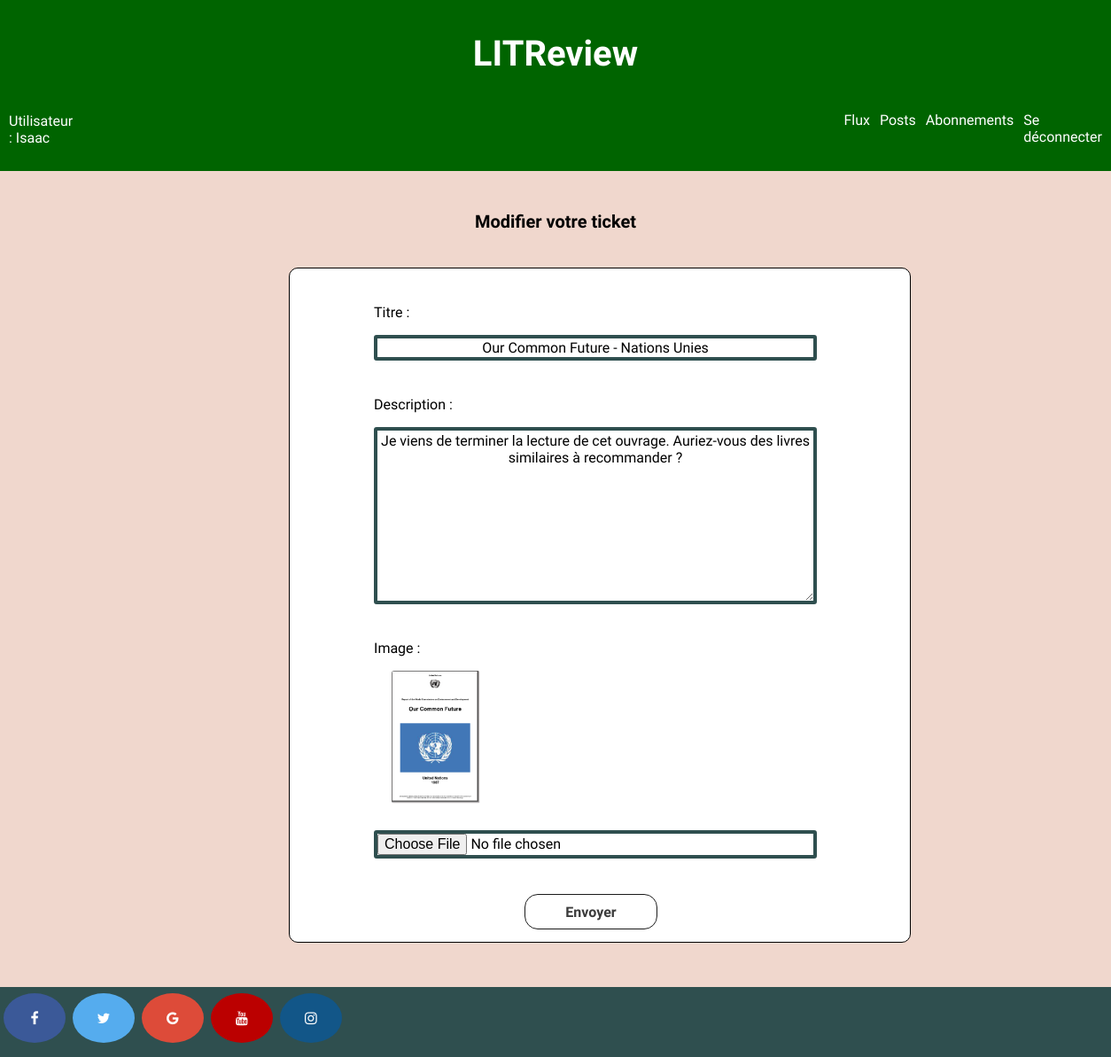
The page /tickets/64/change/ (signed in) on the database its author committed.
### reviews/models.py (models this page shows, shortened)
class Ticket(models.Model):
    title = models.fields.CharField(max_length=128)
    description = models.fields.TextField(max_length=2048, blank=True)
    user = models.ForeignKey(to=User, on_delete=models.CASCADE)
    image = models.ImageField(null=True, blank=True, verbose_name="image")
    time_created = models.DateTimeField(auto_now_add=True)
    IMAGE_MAX_SIZE = (250, 250)

### reviews/views.py (the view)
# urls.py: path('tickets/<int:ticket_id>/change/', reviews.views.ticket_update, name='ticket_update'),
@login_required
def ticket_update(request, ticket_id):
    ticket = get_object_or_404(Ticket, id=ticket_id)
    form = TicketForm(instance=ticket)  # prepopulate the form with an existing ticket
    if request.method == 'POST':
        form = TicketForm(request.POST, request.FILES, instance=ticket)
        if form.is_valid():
            form.save()
            return redirect('feed')
    return render(request, 'reviews/update_ticket.html', {'form': form, 'ticket': ticket})

### reviews/forms.py
class TicketForm(forms.ModelForm):
    class Meta:  # inner class specifies the model for which this form will be used
        model = models.Ticket
        fields = ['title', 'description', 'image']
        labels = {
            'title': 'Titre',
            'description': 'Description',
            'image': 'Image',
        }
        widgets = {
            'title': TextInput(attrs={
                'class': "form-control",
                'style': 'width: 500px;',
                'placeholder': 'Titre',
                'size': 100,
            }),
            'description': forms.Textarea(attrs={
                'class': "form-control",
                'style': 'width: 500px; height: 200px; border: 4px solid #2F4F4F; border-radius: 3px;',
                'placeholder': 'Description',
                'size': 100
            }),
            'image': FileInput(attrs={
                'class': "form-control",
                'style': 'width: 500px;',
                'placeholder': 'Image',
                'size': 100
            })
        }
        required = (
            'title',
            'description',
        )

### reviews/templates/reviews/update_ticket.html (shortened to what this page needs)
{% extends 'base.html' %}
{% block content %}
<h2> Modifier votre ticket  </h2>
{% if ticket.image %}
        <div class="container updateticket">
{% else %}
        <div class="container updateticket2">
{% endif %}
<form method="post" enctype="multipart/form-data">
        <div class="form-group border">
                <p> Titre : </p>
                {{ form.title }}
        </div>
        <div class="form-group border">
                <p> Description : </p>
                {{ form.description }}
        </div>
        <div class="form-group border">
                <p> Image : </p>
                {% if ticket.image %}
                        <img id="imgupdatet" src="{{ ticket.image.url }}">
                {% endif %}
                {{ form.image}}
        </div>
        <div class="form-group">
                <button class="btnupdatet" type="submit" >Envoyer</button>
        </div>
</form>
</div>
{% endblock %}

### templates/base.html (shortened to what this page needs)
{% load static %}
<html>
    <head>
        <link rel="stylesheet" href="{% static 'authentication/styles.css' %}" />
        <link rel="stylesheet" href="https://cdnjs.cloudflare.com/ajax/libs/font-awesome/4.7.0/css/font-awesome.min.css">
    </head>
    <body>
        <header>
            <h1 class="title"> LITReview  </h1>
            <div class="headernavuser">
                <p class="user"> Utilisateur : {{user.username}}</p>
                <nav class="box">
                    <a class="menu" href="{% url 'feed' %}">Flux</a>
                    <a class="menu" href="{% url 'my_posts' %}">Posts</a>
                    <a class="menu" href="{% url 'subscriptions' %}">Abonnements</a>
                    {% if user.is_authenticated %}
                        <a class="menu" href="{% url 'home' %}">Se déconnecter</a>
                    {% endif %}
                </nav>
            </div>
        </header>
        <main>
             {% block content %}{% endblock %}
        </main>
        <footer>
            <a href="#" class="fa fa-facebook socialnet"></a>
            <a href="#" class="fa fa-twitter socialnet"></a>
            <a href="#" class="fa fa-google socialnet"></a>
            <a href="#" class="fa fa-youtube socialnet"></a>
            <a href="#" class="fa fa-instagram socialnet"></a>
        </footer>
    </body>
</html>

### authentication/static/authentication/styles.css (style rules this page uses)
header { border-bottom: 2px solid darkgreen; padding:10px; background-color: darkgreen; }
.headernavuser { display: flex; flex-direction: row; }
.user { margin-right: 220px; color: white; }
.title { color: white; }
body { margin:0; min-height: 100vh; display: flex; flex-direction: column; font-family: 'Comfortaa', cursive; background-repeat: no-repeat; background-attachment: fixed; background-size: cover; background-color: #F0D7CD; }
footer { margin-top: auto; border: 2px solid #2F4F4F; background-color: #2F4F4F; width: 100%; height: 75px; bottom: 0; left: 0; right: 0; }
h1 { font-family: 'Comfortaa', cursive; color: black; text-align: center; font-size: 40px; }
h2 { text-align: center; font-size: 20px; margin-top: 45px; color: black; }
.container { display: flex; row-gap: 100px; flex-direction: column; margin-left: 26%; margin-top: 40px; margin-bottom: 50px; width:700px; height: 600px; border: 1px solid black; border-radius: 10px; align-items: center; background-color: white; }
.form-group { margin: 40px; }
nav { margin-left: 200px; }
.menu { color: white; text-decoration: none; font-size: 16px; }
.box { display: flex; gap: 11px; margin-left: 650px; margin-bottom: 5px; margin-top: 15px; }
.fa { padding: 20px; font-size: 30px; width: 30px; text-align: center; text-decoration: none; margin: 5px 2px; border-radius: 50%; }
.fa-facebook { background: #3B5998; color: white; }
.fa-twitter { background: #55ACEE; color: white; }
.fa-google { background: #dd4b39; color: white; }
.fa-youtube { background: #bb0000; color: white; }
.fa-instagram { background: #125688; color: white; }
button { font-family: 'Comfortaa', cursive; appearance: none; background-color: white; border: 1px solid #1A1A1A; border-radius: 15px; box-sizing: border-box; color: #3B3B3B; cursor: pointer; display: inline-block; font-size: 16px; font-weight: 600; line-height: normal; margin-left: 30%; min-height: 40px; min-width: 0; outline: none; padding: auto; text-align: center; text-decoration: none; transition: all 300ms cubic-bezier(.23, 1, 0.32, 1); user-select: none; -webkit-user-select: none; touch-action: manipulation; width: 40%; will-change: transform; }
input, textarea { border: 4px solid #2F4F4F; border-radius: 3px; text-align: center; font-family: 'Comfortaa', cursive; font-size: 1em; }
img { border-radius: 3px; width: 100px; height: 150px; margin-left: 20px; margin-bottom: 10px; }
::placeholder { text-align: center; font-family: 'Comfortaa', cursive; font-size: 1em; }
::placeholder { font-size: 13px; }
.updateticket { height: 760px; }
.updateticket div { margin-left: 95px; }
.btnupdatet { margin-left: 170px; width: 150px; }
#imgupdatet { margin-bottom: 30px; }

### rows shown on the page
Ticket: title "Our Common Future - Nations Unies", description "Je viens de terminer la lecture de cet ouvrage. Auriez-vous des livres similaires à recommander ?", image (picture)

### other values the page prints
{{ user.username }} "Isaac"
